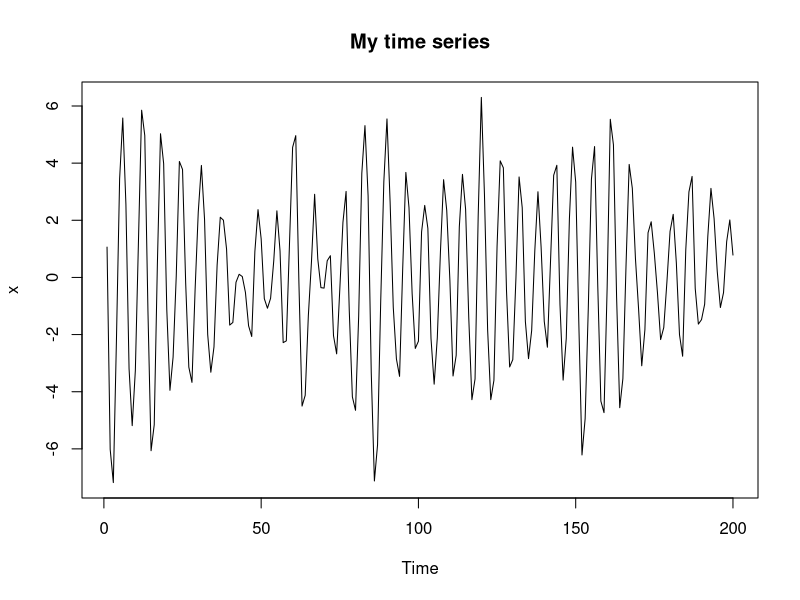
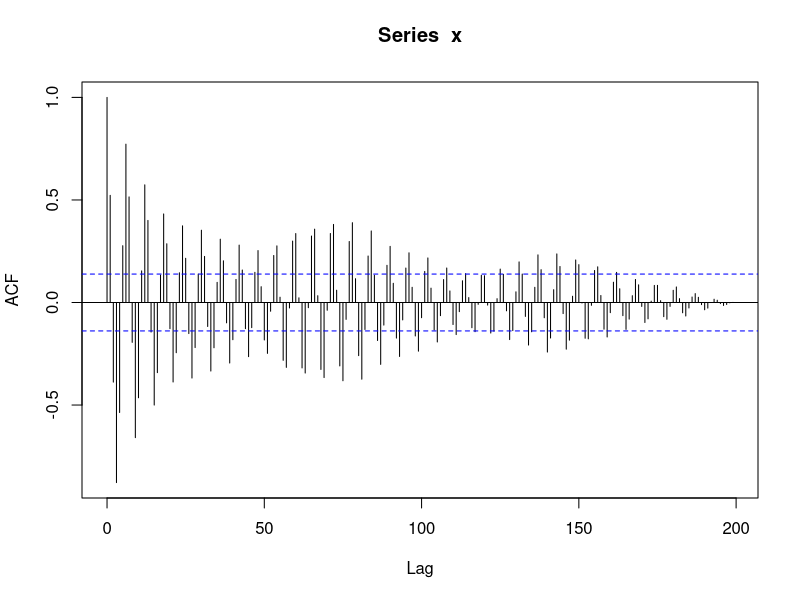
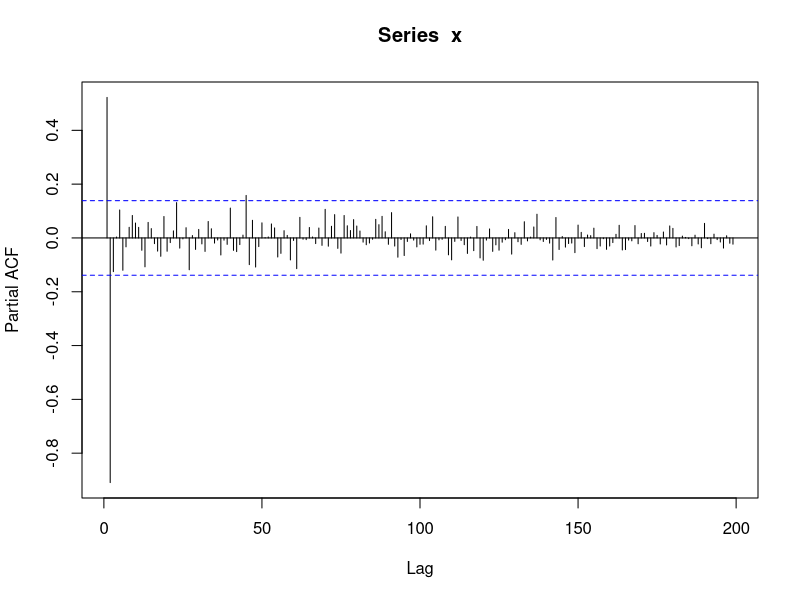
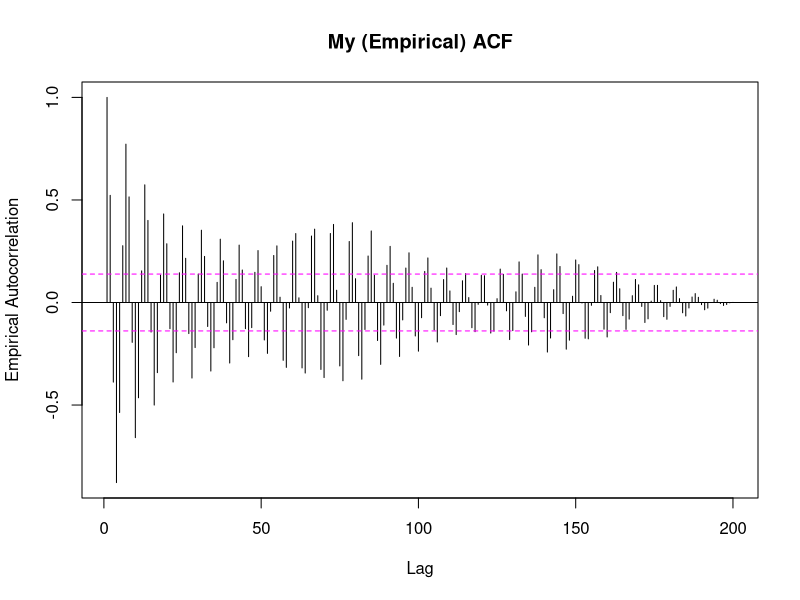
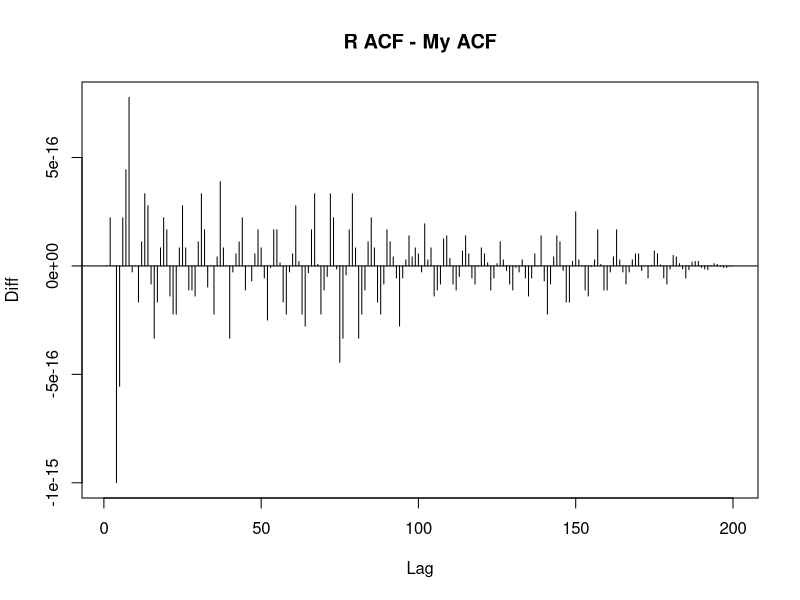
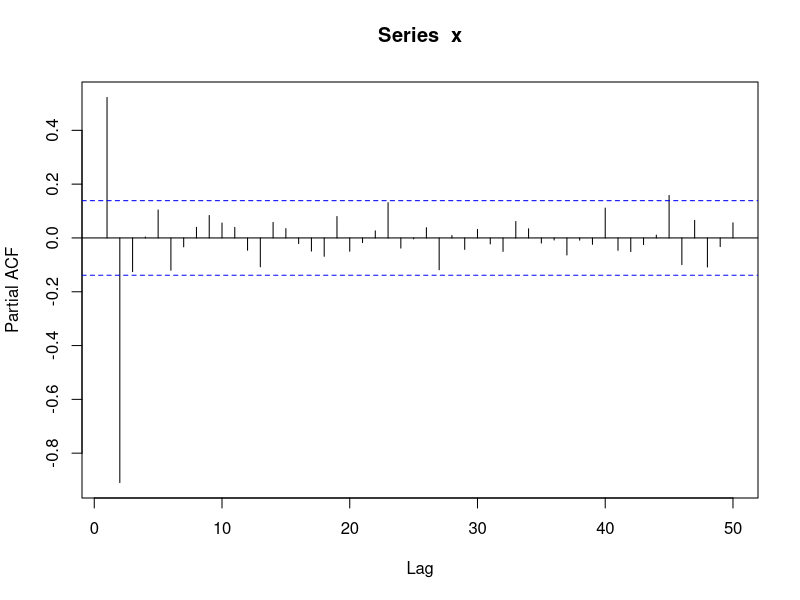
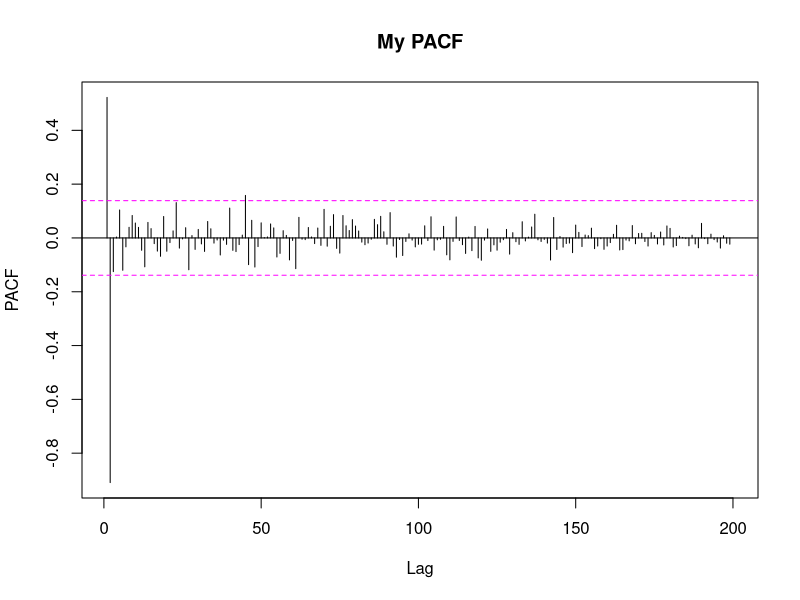

Write R code to recreate these figures, in order.

install.packages("tseries")
library(tseries)

n_obs <- 200
seed=420
alpha <- 0.05
lag_max_acf <- 200
lag_max_pacf <- 200
p_order <- 2
ar <- c(1,-0.9)
lag_max_emp_pacf <- 200

set.seed(seed)
x<-arima.sim(model = list(order=c(p_order,0,0), ar=ar),
             n=n_obs)

plot.ts(x,main="My time series")
acf_res <-acf(x, lag.max=lag_max_acf, na.action = na.pass)
pacf(x, lag.max=lag_max_pacf, na.action = na.pass)
threshold <- qnorm(1-alpha/2) / sqrt(n_obs)


x_bar <- mean(x)
dev <- x - x_bar

cov <-function(h){
  return(sum ( dev[(h+1):n_obs]*dev[1:(n_obs-h)] ) /n_obs  )
}
gamma <- sapply(0:(n_obs-1),cov)

gamma_0=gamma[1]
gamma <- gamma[2:n_obs]

lag_vec <- as.numeric(acf_res$acf)

plot(c(gamma_0,gamma)/gamma_0,
     type = "h",                   
     lwd  = 1,                     
     xlab = "Lag",
     ylab = "Empirical Autocorrelation",
     main = "My (Empirical) ACF")
abline(h = threshold, col = "magenta", lty = 2)
abline(h = -threshold, col = "magenta", lty = 2)
abline(h = 0, col = "black")

plot(lag_vec-c(gamma_0,gamma)/gamma_0,
     type = "h",                   
     lwd  = 1,                    
     xlab = "Lag",
     ylab = "Diff",
     main = "R ACF - My ACF")

abline(h = 0, col = "black")


phi_nn<-gamma[1]/gamma_0
phi_vec<-phi_nn
V<-(gamma_0**2 - gamma[1]**2)/gamma_0

pacf_emp <- phi_nn
for(k in 2:(n_obs-1)){
  phi_nn <- (gamma[k] - sum( phi_vec*gamma[(k-1):1] )  ) / V
  phi_vec <- phi_vec - phi_nn*phi_vec[(k-1):1]
  phi_vec <- c(phi_vec,phi_nn)
  
  V <- V * (1-phi_nn**2)
  
  pacf_emp<-c(pacf_emp, phi_nn)
  
}

pacf(x, lag.max=50, na.action = na.pass)

plot(pacf_emp[1:lag_max_emp_pacf],
     type = "h",                   
     lwd  = 1,                     
     xlab = "Lag",
     ylab = "PACF",
     main = "My PACF")
abline(h = 0, col = "black")
abline(h = threshold, col = "magenta", lty = 2)
abline(h = -threshold, col = "magenta", lty = 2)

idxs <- which(abs(pacf_emp) >= threshold)
p   <- if (length(idxs)>0) max(idxs) else 0
p <- 1
for(i in length(idxs):1){
  if(i==1){
    p <- 1
    break
  }
  if(i==2){
    if(idxs[i]-1== idxs[i-1])
    {p <- 2
    break}
  }
  
  if(idxs[i]-1== idxs[i-1] && idxs[i-1]-1 == idxs[i-2])
  {p <- idxs[i]
  break}
  
}

print(p)
